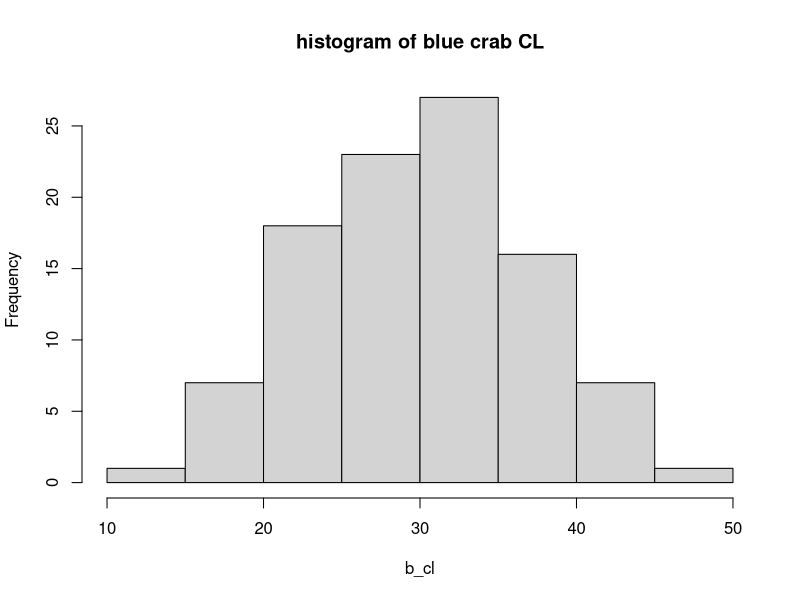
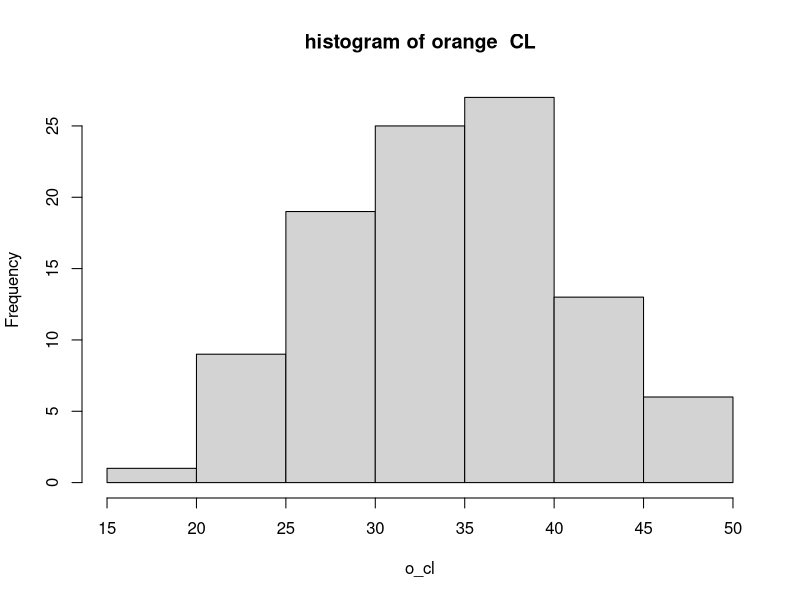
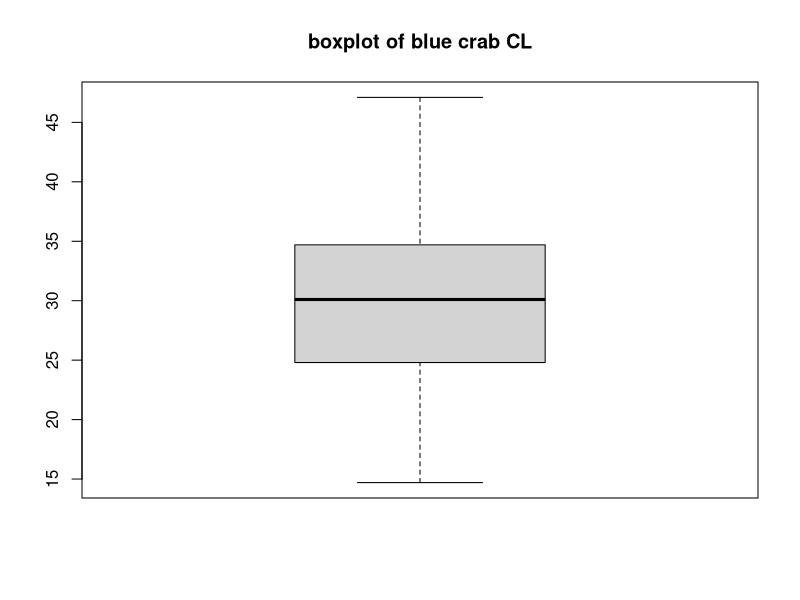
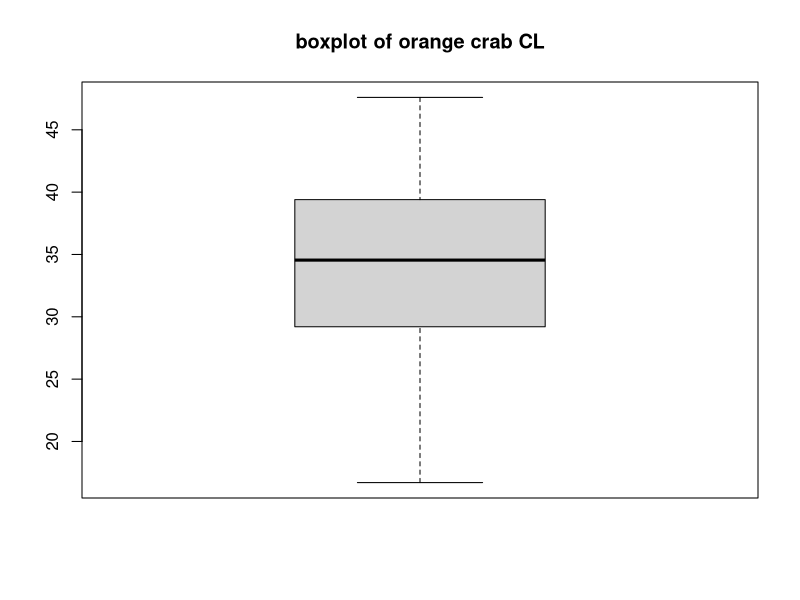
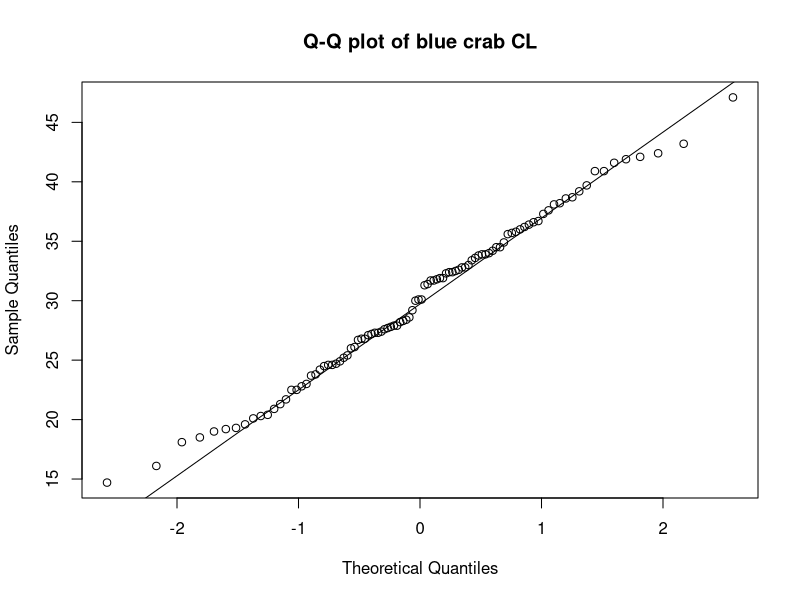
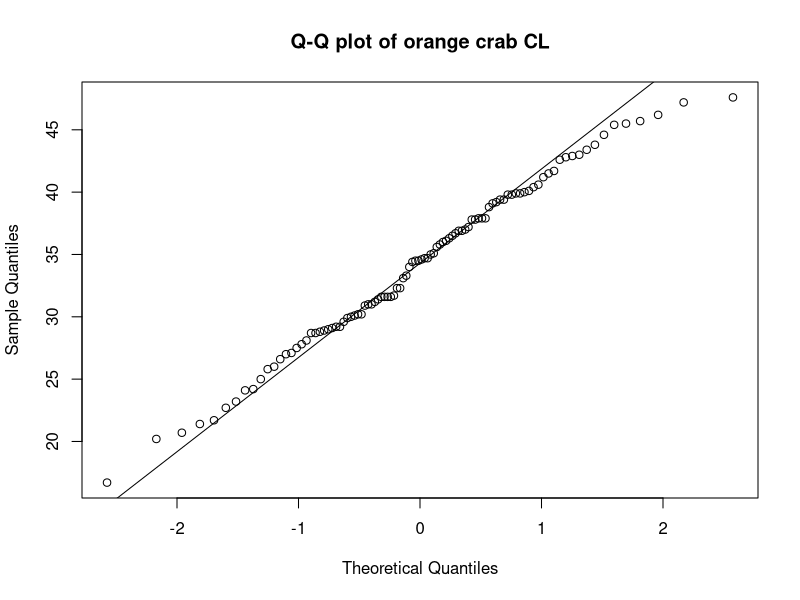

Recreate these plots in R, in order.
#hw2 

library(MASS)
crabs
blue<-crabs[crabs$sp=="B",]
orange<-crabs[crabs$sp=="O",]

b_cl<-blue$CL
o_cl<-orange$CL

hist(b_cl,main="histogram of blue crab CL")
hist(o_cl,main="histogram of orange  CL")
boxplot(b_cl,main="boxplot of blue crab CL")
boxplot(o_cl,main="boxplot of orange crab CL")
qqnorm(b_cl,main="Q-Q plot of blue crab CL")
qqline(b_cl)
qqnorm(o_cl,main="Q-Q plot of orange crab CL")
qqline(o_cl)

# two sample t test
t.test(o_cl,b_cl, var.equal=T)

# F test for two varaince 

var.test(o_cl,b_cl)

# welch's modified two sample t test

t.test(o_cl,b_cl)

# wilcoxon rank-sum test
wilcox.test(o_cl,b_cl)


# bootstrap 
b_cl_new<-b_cl-mean(b_cl)
o_cl_new<-o_cl-mean(o_cl)
z_obs<-(mean(b_cl)-mean(o_cl))/sqrt((var(b_cl)/100)+(var(o_cl)/100))


z<-rep(0,1000)
for(i in 1:1000)
{
        x <- sample(b_cl_new,replace=T)
        y <- sample(o_cl_new,replace=T)
        avg<- mean(x)-mean(y)
        var_x<-var(x)
        var_y<-var(y)
        z[i]<-avg/(sqrt((var_x/100)+(var_y/100)))
}

pa<-(sum(abs(z)>=abs(z_obs)))/1000

#p3

x<-c(48,68)
n<-c(197,197)
prop.test(x,n)

data<-matrix(c(149,48,129,68),2,2)
chisq.test(data)
fisher.test(data)



#p4

data_1<-array(c(38,26,52,61,95,150,189,255),c(2,2,2))
mantelhaen.test(data_1)

data_2<-matrix(c(21,3,14,10),2,2)
chisq.test(data_2)
fisher.test(data_2)

data_3<-matrix(c(65,147,94,153),2,2)
fisher.test(data_3)

data_4<-matrix(c(30,42,56,102),2,2)
fisher.test(data_4)
